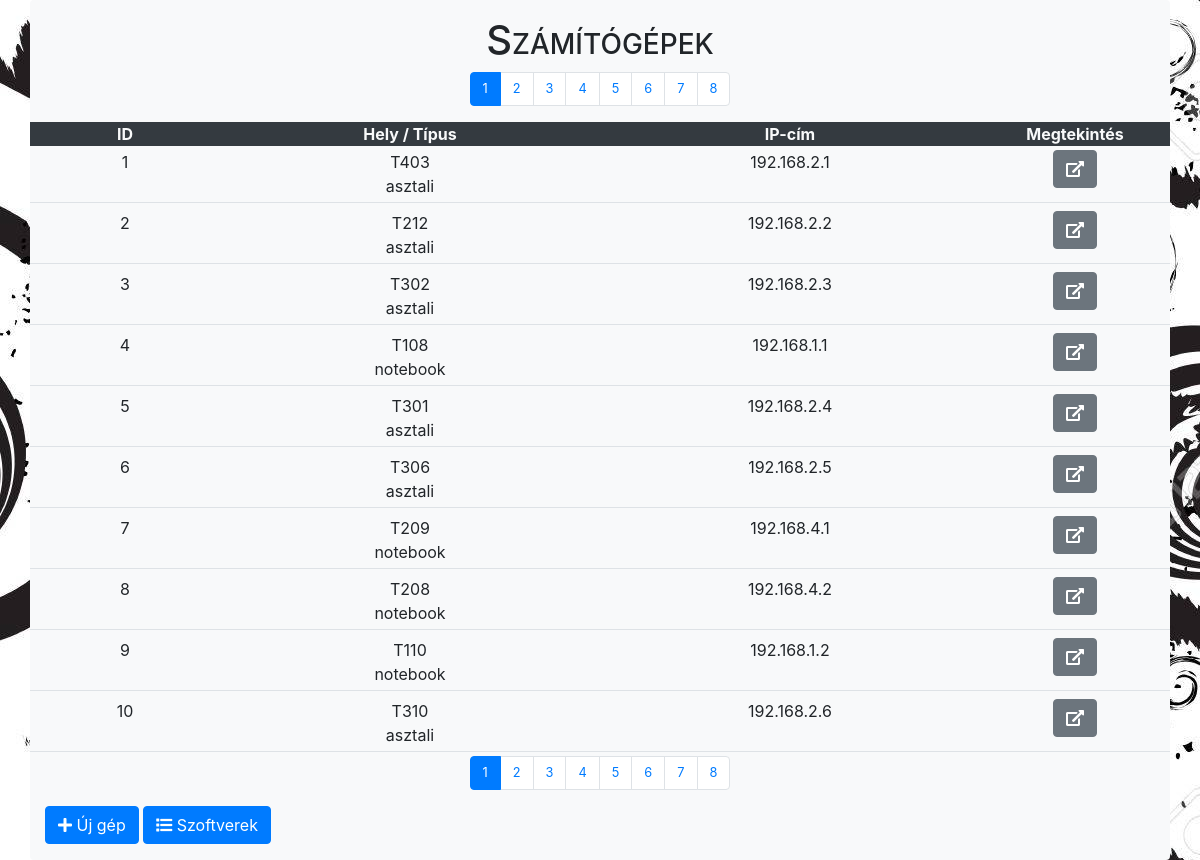
The page / on the database its author committed.
### tables this page shows
CREATE TABLE `gep` (
  `id` int(2) NOT NULL,
  `hely` varchar(4) NOT NULL,
  `tipus` varchar(8) NOT NULL,
  `ipcim` varchar(15) NOT NULL
);

### control/control.php (called while the page is built, shortened)
<?php
$db = mysqli_connect(SQLHOST, SQLUSER, SQLPASS, SQLDB);
mysqli_query($db, "SET NAMES 'utf8'");
$page = filter_input(INPUT_GET, "page", FILTER_DEFAULT) == "" ? 1 : filter_input(INPUT_GET, "page", FILTER_DEFAULT);
$allcomputers =  mysqli_fetch_all(mysqli_query($db, "select * from gep"));
$querypage = mysqli_query($db, "select id, hely, tipus, ipcim from gep limit ".($page*10-10).",10");
$computers = mysqli_fetch_all($querypage, MYSQLI_ASSOC);
?>

### index.php (the view, shortened to what this page needs)
<?php
require_once("control/control.php");
require_once("control/header.php");
?>
	<body>
		<div class="container-fluid">
			<div class="container bg-light pt-3 pb-3 rounded">
				<h1 class="text-center">Számítógépek</h1>
				<small><ul class="pagination">
<?php
					for($i=0; $i<count($allcomputers)/10; $i++){
						if($i+1 == $page){
?>
						<li class="page-item active"><a class="page-link" href="<?php echo HOME; ?>page/<?php echo $i+1;?>"><?php echo $i+1;?></a></li>
<?php
						} else {
?>
						<li class="page-item"><a class="page-link" href="<?php echo HOME; ?>page/<?php echo $i+1;?>"><?php echo $i+1;?></a></li>
<?php
						}
					}
?>
					</ul></small>
						<div class="row bg-dark text-light sticky-top text-center font-weight-bold">
							<div class="col-6 col-md-2">ID</div>
							<div class="col-6 col-md-4">Hely / Típus</div>
							<div class="col-6 col-md-4">IP-cím</div>
							<div class="col-6 col-md-2">Megtekintés</div>
						</div>
<?php
						foreach($computers as $sor){
?>
						<div class="row border-bottom mb-1 pb-1 pt-1 text-center">
							<div class="col-6 col-md-2">
								<?php echo $sor['id']; ?>
							</div>
							<div class="col-6 col-md-4">
								<?php echo $sor['hely']; ?><br>
								<?php echo $sor['tipus']; ?>
							</div>
							<div class="col-6 col-md-4">
								<?php echo $sor['ipcim']; ?>
							</div>
							<div class="col-6 col-md-2">
								<a class="btn btn-secondary" href="<?php echo HOME; ?>computer/<?php echo $sor['id']; ?>">
									<i class="fas fa-external-link-alt"></i>
								</a>
							</div>
						</div>
<?php
						}
?>
					<small><ul class="pagination">
<?php
					for($i=0; $i<count($allcomputers)/10; $i++){
						if($i+1 == $page){
?>
						<li class="page-item active"><a class="page-link" href="<?php echo HOME; ?>page/<?php echo $i+1;?>"><?php echo $i+1;?></a></li>
<?php
						} else {
?>
						<li class="page-item"><a class="page-link" href="<?php echo HOME; ?>page/<?php echo $i+1;?>"><?php echo $i+1;?></a></li>
<?php
						}
					}
?>
					</ul></small>
					<button type="button" class="btn btn-primary" data-toggle="modal" data-target="#newcomputer">
						<i class="fas fa-plus"></i> Új gép
					</button>
					<a class="btn btn-primary" href="<?php echo HOME; ?>softwares/">
						<i class="fas fa-list"></i> Szoftverek
					</a>
			</div>
		</div>
	</body>
</html>

### control/header.php (shortened to what this page needs)
<!DOCTYPE html>
<html>
	<head>
		<link rel="stylesheet" href="https://stackpath.bootstrapcdn.com/bootstrap/4.3.1/css/bootstrap.min.css">
		<link rel="stylesheet" href="https://use.fontawesome.com/releases/v5.7.2/css/all.css">
		<link rel="stylesheet" href="<?php echo HOME; ?>css/jquery-editable-select.min.css">
	</head>

### rows shown on the page
gep: id "1", hely "T403", tipus "asztali", ipcim "192.168.2.1"
gep: id "2", hely "T212", tipus "asztali", ipcim "192.168.2.2"
gep: id "3", hely "T302", tipus "asztali", ipcim "192.168.2.3"
gep: id "4", hely "T108", tipus "notebook", ipcim "192.168.1.1"
gep: id "5", hely "T301", tipus "asztali", ipcim "192.168.2.4"
gep: id "6", hely "T306", tipus "asztali", ipcim "192.168.2.5"
gep: id "7", hely "T209", tipus "notebook", ipcim "192.168.4.1"
gep: id "8", hely "T208", tipus "notebook", ipcim "192.168.4.2"
gep: id "9", hely "T110", tipus "notebook", ipcim "192.168.1.2"
gep: id "10", hely "T310", tipus "asztali", ipcim "192.168.2.6"
